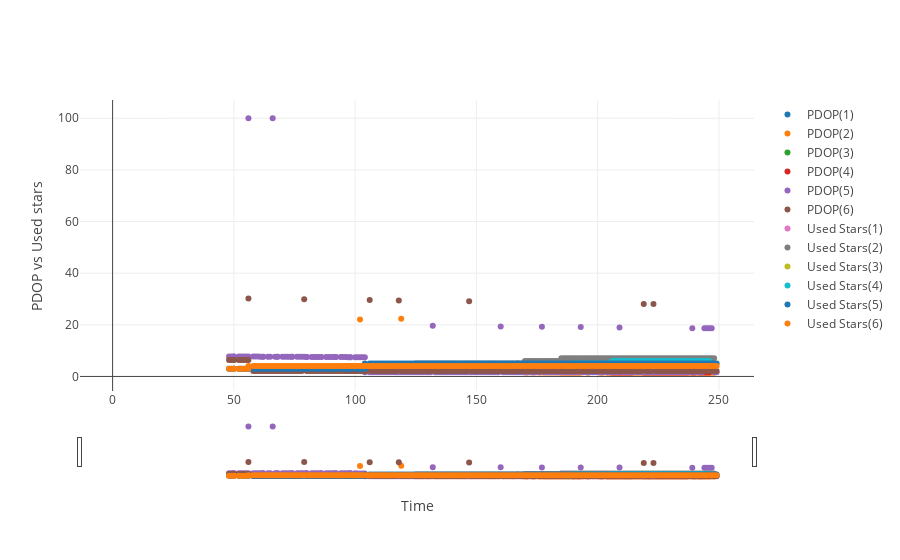

The cell this chart's notebook holds for it:
### Code cell
data = [{
            'x': r[r.fixseq==seq]['fixtime'],
            'y': r[r.fixseq==seq]['pdop'],
            'name': 'PDOP({})'.format(seq), 'mode': 'markers',
        } for seq in r.fixseq.unique()]
data.extend([{
            'x': r[r.fixseq==seq]['fixtime'],
            'y': r[r.fixseq==seq]['ustar'],
            'name': 'Used Stars({})'.format(seq), 'mode': 'markers',
        } for seq in r.fixseq.unique()])

iplot(
    {
        'data': data,
        'layout': {
            'xaxis': {'title': 'Time', 'rangeslider': {}},
            'yaxis': {'title': "PDOP vs Used stars"}
            
        }
    }
)

### Figure 1 — Plotly figure (JSON) as saved in the notebook; plotly's stock layout.template omitted (floating-point values rounded to 4 significant figures; data arrays with more than 128 entries replaced by an {"elided": "..."} marker saying what was removed)
{"data": [{"mode": "markers", "name": "PDOP(1)", "x": [2, 3, 4, 5, 6, 7, 8, 9, 11, 11, 13, 13, 15, 15, 17, 18, 19, 20, 20, 21, 22, 23, 24, 25, 26, 27, 28, 29, 30, 31, 32, 33, 34, 35, 36, 37, 39, 40, 41, 41, 43, 44, 45, 46, 47, 48, 49, 50, 51, 51, 52, 53, 54, 55, 56, 56, 57, 58, 59, 60, 61, 62, 63, 64, 65, 66, 67, 68, 69, 70, 71, 72, 73, 74, 75, 76, 77, 78, 79, 80, 81, 82, 83, 84, 85, 86, 87, 88, 89, 90, 91, 92, 92], "y": [null, null, null, null, null, null, null, null, null, null, null, null, null, null, null, null, null, null, null, null, null, null, null, null, null, null, null, null, null, null, null, null, null, null, null, null, null, null, null, null, null, null, null, null, null, null, null, null, null, null, null, null, null, null, null, null, null, null, null, null, null, null, null, null, null, null, null, null, null, null, null, null, null, null, null, null, null, null, null, null, null, null, null, null, null, null, null, null, null, null, null, null, null]}, {"mode": "markers", "name": "PDOP(2)", "x": {"elided": "246 int values"}, "y": {"elided": "246 float values"}}, {"mode": "markers", "name": "PDOP(3)", "x": {"elided": "246 int values"}, "y": {"elided": "246 null values"}}, {"mode": "markers", "name": "PDOP(4)", "x": {"elided": "245 int values"}, "y": {"elided": "245 float values"}}, {"mode": "markers", "name": "PDOP(5)", "x": {"elided": "246 int values"}, "y": {"elided": "246 float values"}}, {"mode": "markers", "name": "PDOP(6)", "x": {"elided": "246 int values"}, "y": {"elided": "246 float values"}}, {"mode": "markers", "name": "Used Stars(1)", "x": [2, 3, 4, 5, 6, 7, 8, 9, 11, 11, 13, 13, 15, 15, 17, 18, 19, 20, 20, 21, 22, 23, 24, 25, 26, 27, 28, 29, 30, 31, 32, 33, 34, 35, 36, 37, 39, 40, 41, 41, 43, 44, 45, 46, 47, 48, 49, 50, 51, 51, 52, 53, 54, 55, 56, 56, 57, 58, 59, 60, 61, 62, 63, 64, 65, 66, 67, 68, 69, 70, 71, 72, 73, 74, 75, 76, 77, 78, 79, 80, 81, 82, 83, 84, 85, 86, 87, 88, 89, 90, 91, 92, 92], "y": [null, null, null, null, null, null, null, null, null, null, null, null, null, null, null, null, null, null, null, null, null, null, null, null, null, null, null, null, null, null, null, null, null, null, null, null, null, null, null, null, null, null, null, null, null, null, null, null, null, null, null, null, null, null, null, null, null, null, null, null, null, null, null, null, null, null, null, null, null, null, null, null, null, null, null, null, null, null, null, null, null, null, null, null, null, null, null, null, null, null, null, null, null]}, {"mode": "markers", "name": "Used Stars(2)", "x": {"elided": "246 int values"}, "y": {"elided": "246 int values"}}, {"mode": "markers", "name": "Used Stars(3)", "x": {"elided": "246 int values"}, "y": {"elided": "246 null values"}}, {"mode": "markers", "name": "Used Stars(4)", "x": {"elided": "245 int values"}, "y": {"elided": "245 int values"}}, {"mode": "markers", "name": "Used Stars(5)", "x": {"elided": "246 int values"}, "y": {"elided": "246 int values"}}, {"mode": "markers", "name": "Used Stars(6)", "x": {"elided": "246 int values"}, "y": {"elided": "246 int values"}}], "layout": {"xaxis": {"rangeslider": {}, "title": "Time"}, "yaxis": {"title": "PDOP vs Used stars"}}}
